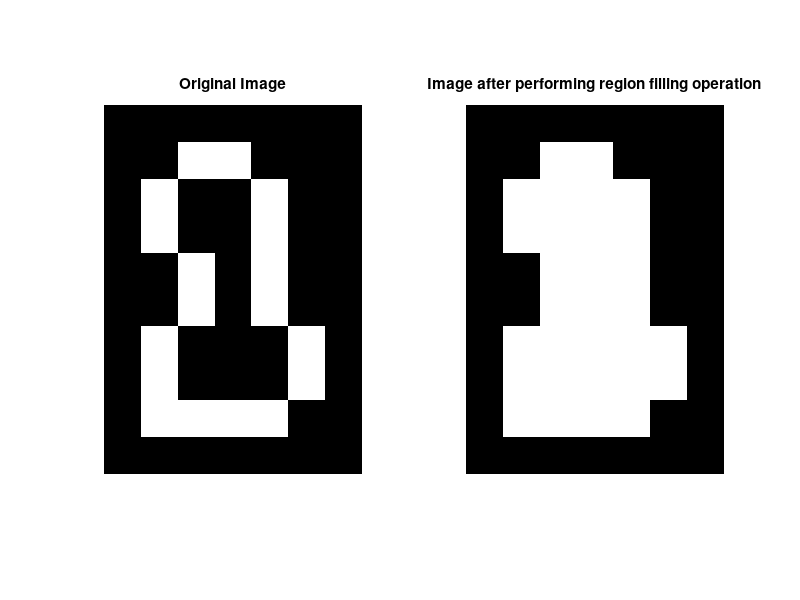

MATLAB code to generate this figure:
clc
clear all

warning off

a=[ 0 0 0 0 0 0 0
    0 0 1 1 0 0 0
    0 1 0 0 1 0 0
    0 1 0 0 1 0 0
    0 0 1 0 1 0 0
    0 0 1 0 1 0 0
    0 1 0 0 0 1 0
    0 1 0 0 0 1 0
    0 1 1 1 1 0 0
    0 0 0 0 0 0 0];
imshow(a);
%%
%Defining the structuring element
b=[0 1 0;1 1 1;0 1 0];
%%
%Take the complement of the original Image
acmp=~(a);
%%
%Deside the strat point of hole and make that 1
x=[0 0 0 0 0 0 0
    0 0 0 0 0 0 0
    0 0 1 0 0 0 0
    0 0 0 0 0 0 0
    0 0 0 0 0 0 0
    0 0 0 0 0 0 0
    0 0 0 0 0 0 0
    0 0 0 0 0 0 0
    0 0 0 0 0 0 0
    0 0 0 0 0 0 0];
%%
y=(imdilate(x,b) & acmp);
%%
while(~isequal(x,y))
   x=y;
   y=(imdilate(x,b) & acmp);
   
end
y=y | a;
subplot(1,2,1)
imshow(a);
title('Original Image');
subplot(1,2,2)
imshow(y);
title('Image after performing region filling operation');
